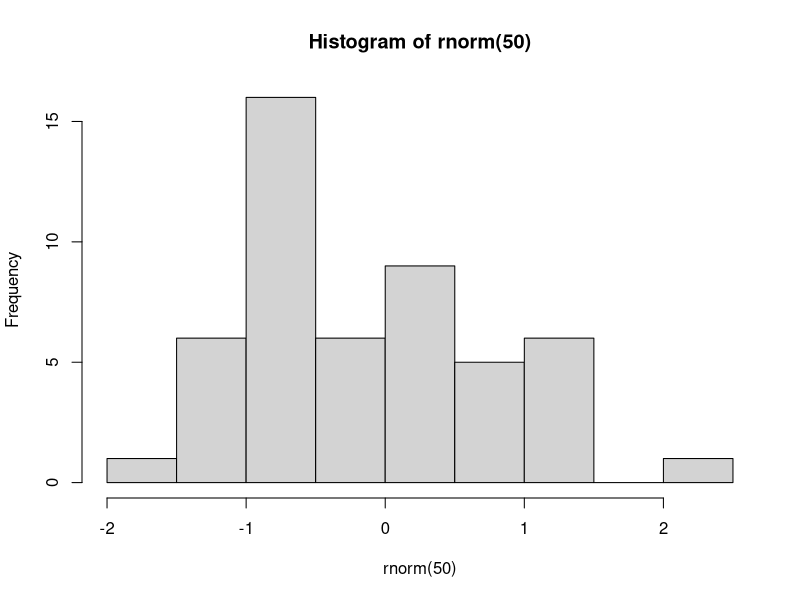

The R script that drew this image:
## ---- chunk 1
hist(rnorm(50))
print(Sys.time())

